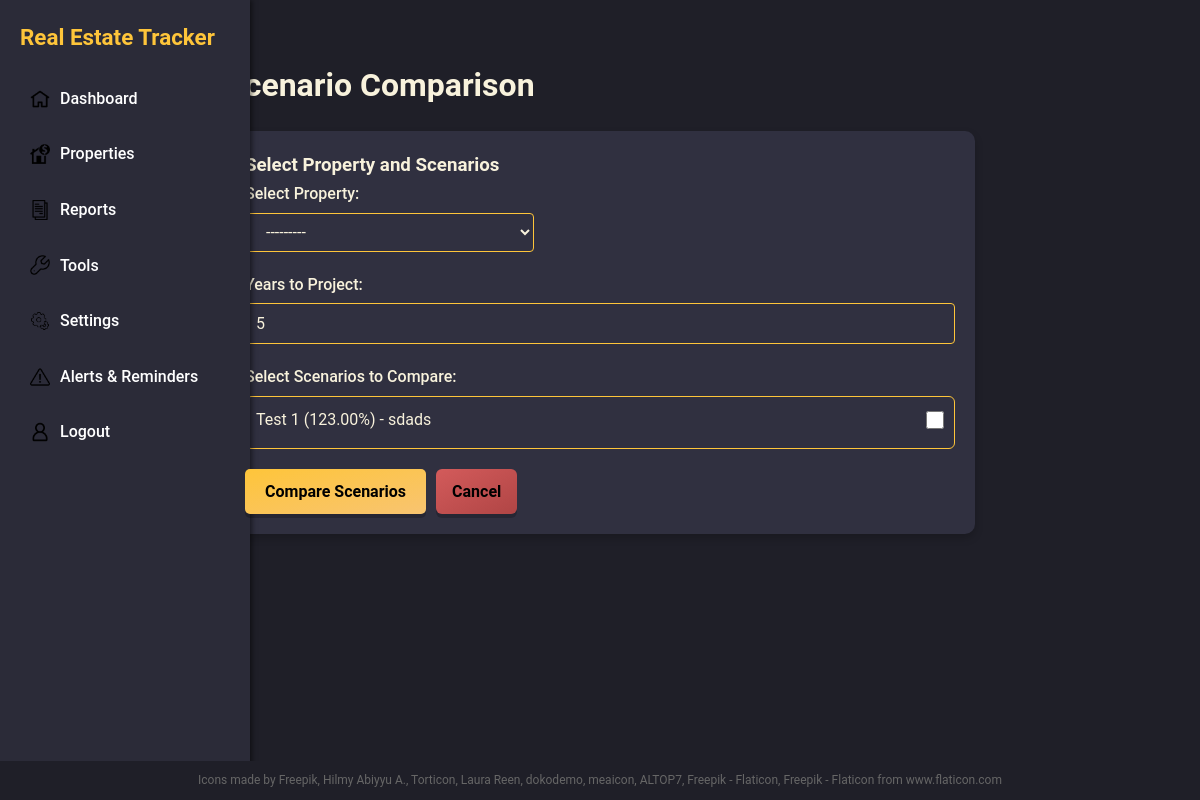
/tools/scenarios/compare/ (signed in), run on an earlier commit of the app's database.
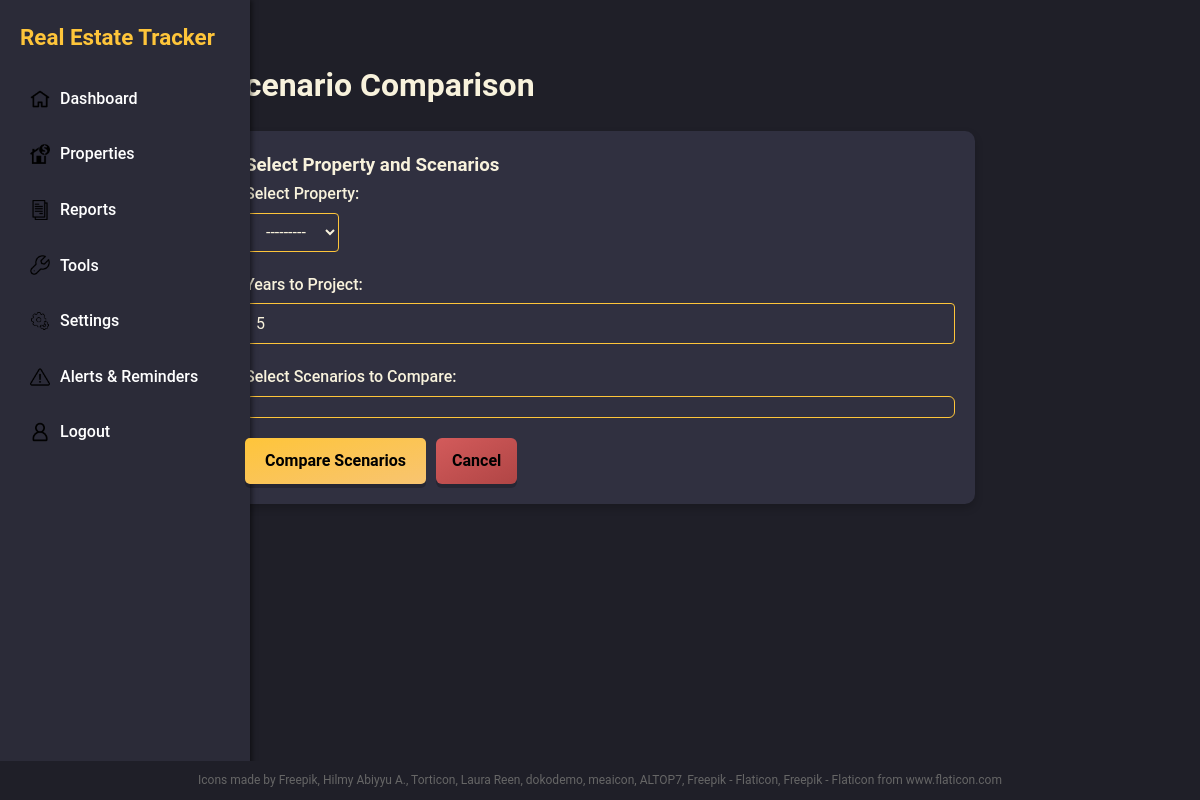
And on a later commit of the database.
### core/models.py (models this page shows, shortened)
class Scenario(models.Model):
    name = models.CharField(max_length=100)
    growth_rate = models.DecimalField(max_digits=5, decimal_places=2)
    description = models.TextField(blank=True)
    created_at = models.DateTimeField(auto_now_add=True)
    owner = models.ForeignKey(CustomUser, on_delete=models.CASCADE, related_name='scenarios')

### core/views.py (the view)
# urls.py: path('tools/scenarios/compare/', views.scenario_comparison, name='scenario_comparison'),
@login_required
def scenario_comparison(request):
    context = {}
    if request.method == 'POST':
        form = ScenarioComparisonForm(request.POST)
        if form.is_valid():
            property_obj = form.cleaned_data['property']
            if property_obj.owner != request.user:
                messages.error(request, 'You do not have permission to access this property.')
                return redirect('scenario_comparison')
            years_ahead = form.cleaned_data['years_ahead']
            selected_scenarios = form.cleaned_data['scenarios'].filter(owner=request.user)
            results = []
            for scenario in selected_scenarios:
                growth_rate = float(scenario.growth_rate) / 100
                current_value = property_obj.calculate_current_value(growth_rate)
                future_value = property_obj.calculate_future_value(years_ahead, growth_rate)
                roi = property_obj.calculate_roi(growth_rate) # Or maybe roi needs years_ahead too?
                results.append({
                    'scenario': scenario,
                    'current_value': current_value,
                    'future_value': future_value,
                    'roi': roi,
                })
            context = {
                'form': form,
                'results': results,
                'property': property_obj,
                'years_ahead': years_ahead,
                'show_results': True
            }
        else:
            context = {'form': form, 'show_results': False} # Ensure show_results is False
    else:
        form = ScenarioComparisonForm()
        form.fields['property'].queryset = Property.objects.filter(owner=request.user)
        form.fields['scenarios'].queryset = Scenario.objects.filter(owner=request.user)
        context = {'form': form, 'show_results': False} # Ensure show_results is False
    return render(request, 'tools/scenario_comparison.html', context)

### core/forms.py
class ScenarioComparisonForm(forms.Form):
    property = forms.ModelChoiceField(
        queryset=Property.objects.all(),
        required=True,
        label="Select Property"
    )
    years_ahead = forms.IntegerField(
        min_value=1,
        initial=5,
        label="Years to Project",
        widget=forms.NumberInput(attrs={'class': 'form-control'})
    )
    scenarios = forms.ModelMultipleChoiceField(
        queryset=Scenario.objects.all(),
        widget=forms.CheckboxSelectMultiple,
        required=True,
        label="Select Scenarios to Compare"
    )

### core/models.py (called while the page is built)
    def __str__(self):
        return f"{self.address} ({self.get_property_type_display()})"

### core/templates/tools/scenario_comparison.html (shortened to what this page needs)
{% extends 'base.html' %}
{% block content %}
<div class="main-content">
    <div class="properties-page">
        <div style="display: flex; justify-content: space-between; align-items: center; margin-bottom: 20px;">
            <h1>Scenario Comparison</h1>
        </div>
        <div class="card">
            <h3>Select Property and Scenarios</h3>
            <form method="post">
                <div class="form-group">
                    <label for="{{ form.property.id_for_label }}">Select Property:</label>
                    {{ form.property }}
                </div>
                <div class="form-group">
                    <label for="{{ form.years_ahead.id_for_label }}">Years to Project:</label>
                    {{ form.years_ahead }}
                </div>
                <div class="form-group">
                    <label>{{ form.scenarios.label }}:</label>
                    <div class="property-checkbox-list">
                        <ul class="checkbox-list">
                            {% for scenario in form.scenarios.field.queryset %}
                            <li class="checkbox-item">
                                <span>{{ scenario.name }} ({{ scenario.growth_rate }}%) - {{ scenario.description|default:"No description" }}</span>
                                <input type="checkbox" name="scenarios" value="{{ scenario.id }}" id="scenario_{{ scenario.id }}"
                                       {% if scenario in form.scenarios.value %}checked{% endif %}>
                            </li>
                            {% endfor %}
                        </ul>
                    </div>
                </div>
                <div style="display: flex; gap: 10px; margin-top: 20px; flex-wrap: wrap;">
                    <button type="submit" class="btn-metallic btn-accent-metallic">Compare Scenarios</button>
                    <a href="{% url 'scenario_list' %}" class="btn-metallic btn-negative-metallic" style="text-decoration: none; padding: 10px 16px; border-radius: 6px;">Cancel</a>
                </div>
            </form>
        </div>
    </div>
</div>
{% endblock %}

What changed in the data, as far as the page shows it:
removed Scenario: name "Test 1", growth_rate "123.00", description "sdads"
